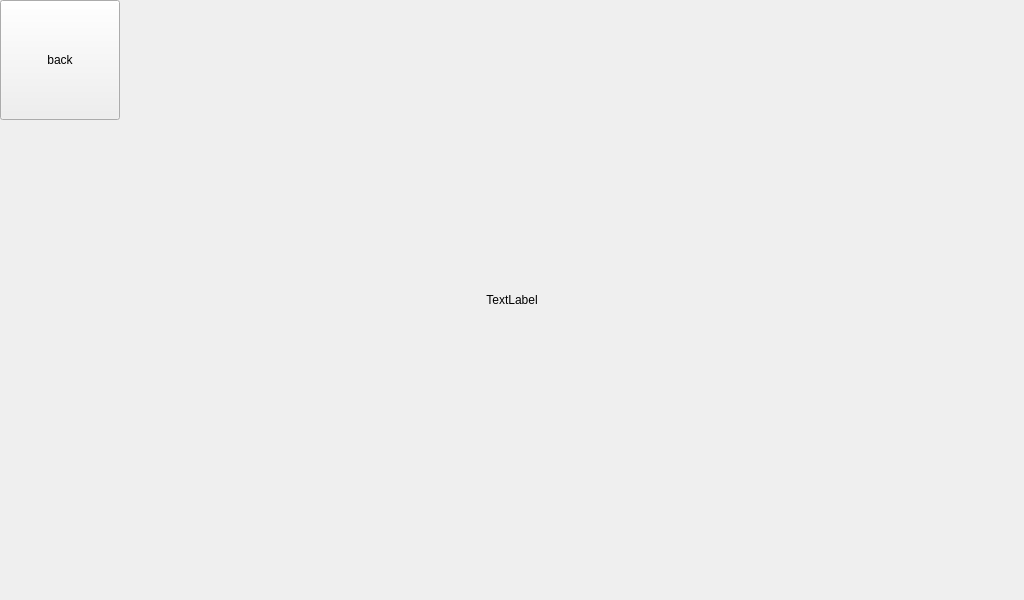
<?xml version="1.0" encoding="UTF-8"?>
<ui version="4.0">
 <class>camerashow</class>
 <widget class="QWidget" name="camerashow">
  <property name="geometry">
   <rect>
    <x>0</x>
    <y>0</y>
    <width>1024</width>
    <height>600</height>
   </rect>
  </property>
  <property name="windowTitle">
   <string>Form</string>
  </property>
  <widget class="QLabel" name="videoLabel">
   <property name="geometry">
    <rect>
     <x>0</x>
     <y>0</y>
     <width>1024</width>
     <height>600</height>
    </rect>
   </property>
   <property name="text">
    <string>&lt;html&gt;&lt;head/&gt;&lt;body&gt;&lt;p align=&quot;center&quot;&gt;TextLabel&lt;/p&gt;&lt;/body&gt;&lt;/html&gt;</string>
   </property>
  </widget>
  <widget class="QPushButton" name="pushButton_back">
   <property name="geometry">
    <rect>
     <x>0</x>
     <y>0</y>
     <width>120</width>
     <height>120</height>
    </rect>
   </property>
   <property name="text">
    <string>back</string>
   </property>
  </widget>
 </widget>
 <resources/>
 <connections/>
</ui>
